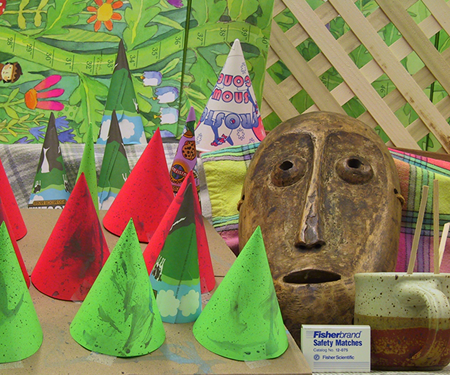
//> input picture SGBMceshi/im21.png, 450 x 375 px
$ ./源   (built with g++ and OpenCV 4)
//> lines starting //> are read from the running program, lines starting //| are printed output that depends on the picture

#include <iostream>
#include <opencv/highgui.h>
#include <opencv/cxcore.h>
#include <opencv2/opencv.hpp>
#include <iostream>
#include <stdio.h>
#include <math.h>
#include <opencv2/highgui/highgui.hpp>
#include <opencv2/imgproc/imgproc.hpp>


using namespace std;
using namespace cv;
int main()
{

	IplImage* img1 = cvLoadImage("im21.png", 0);
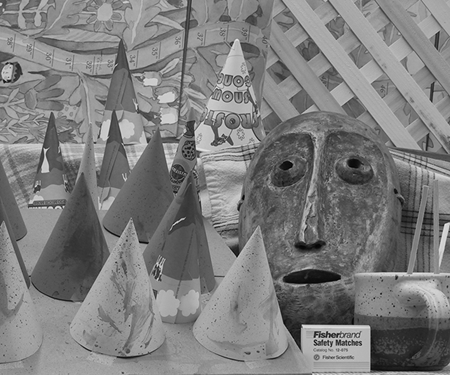
//> img1: 375 rows x 450 cols, CV_8UC1; min 0, max 235, mean 125
	IplImage* img2 = cvLoadImage("im61.png", 0);
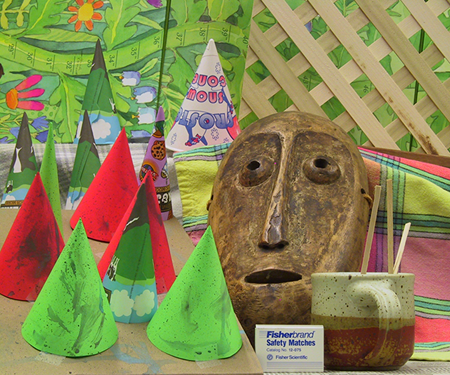
//> input picture SGBMceshi/im61.png, 450 x 375 px
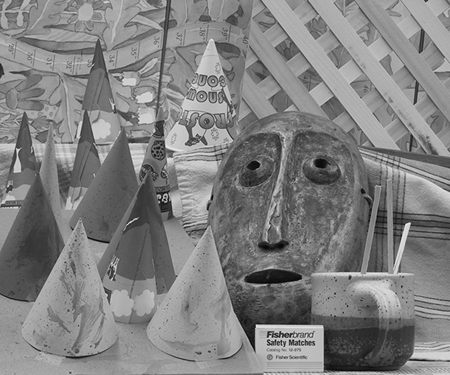
//> img2: 375 rows x 450 cols, CV_8UC1; min 0, max 243, mean 128.4

	Ptr<StereoSGBM>sgbm = StereoSGBM::create(0, 16, 3);
	int SADWindowSize = 9;

	sgbm->setPreFilterCap(15);

	sgbm->setBlockSize(SADWindowSize > 0 ? SADWindowSize : 3);
	int cn = img1->nChannels;
//> cn = 1
	int numberOfDisparities = 64;
	sgbm->setP1(8 * cn * SADWindowSize * SADWindowSize);
	sgbm->setP2(32 * cn * SADWindowSize * SADWindowSize);
	sgbm->setMinDisparity(0);
	sgbm->setNumDisparities(numberOfDisparities);
	sgbm->setUniquenessRatio(10);
	sgbm->setSpeckleRange(100);
	sgbm->setSpeckleRange(32);
	sgbm->setDisp12MaxDiff(1);

	Mat disp, disp8;
	int64 t = getTickCount();


	sgbm->compute(cvarrToMat(img1),cvarrToMat(img2), disp);//IplImage 转化问题 cvarrToMat函数使用
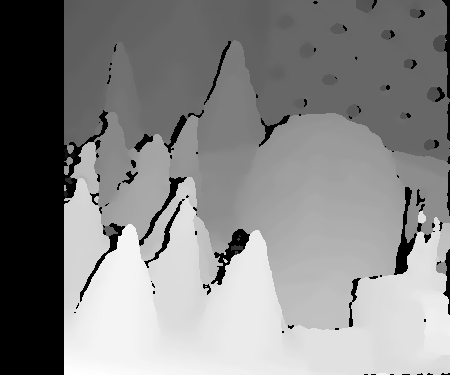
//> disp: 375 rows x 450 cols, CV_16SC1; min -16, max 852, mean 437.9; drawn with min black and max white
	t = getTickCount() - t;
	cout << "Time elapsed:" << t * 1000 / getTickFrequency() << endl;
	disp.convertTo(disp8, CV_8U, 255 / (numberOfDisparities * 16.));
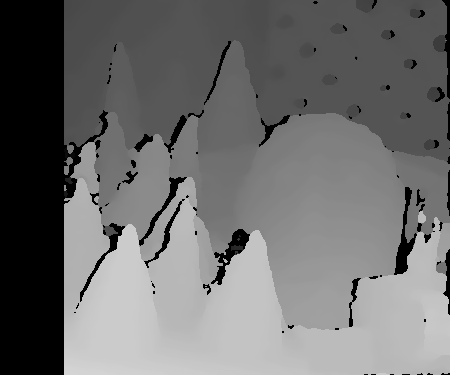
//> disp8: 375 rows x 450 cols, CV_8UC1; min 0, max 212, mean 109.7

	namedWindow("left", 1);

	cvShowImage("left", img1);
	namedWindow("right", 1);
	cvShowImage("right", img2);
	namedWindow("disparity", 1);
	imshow("disparity", disp8);
	waitKey();
	imwrite("sgbm_disparity.png", disp8);
	cvDestroyAllWindows();
	return 0;
}
